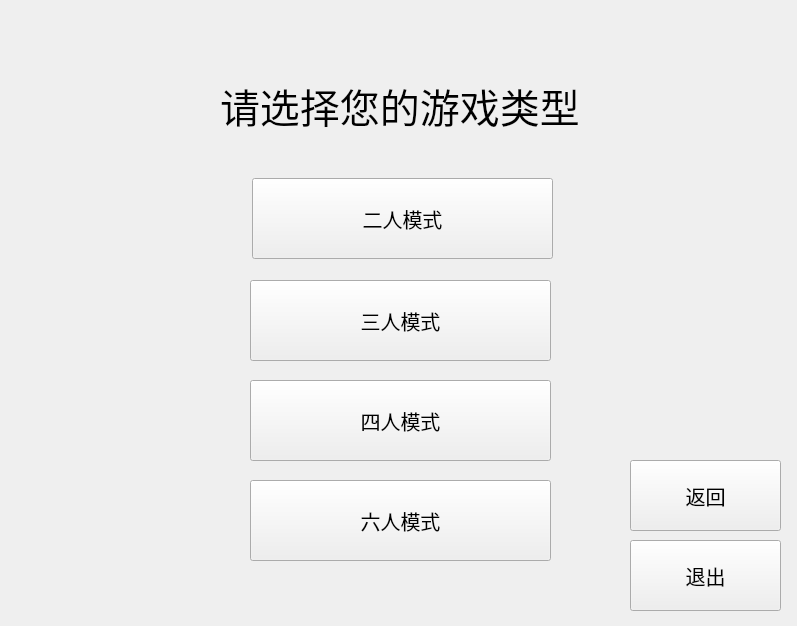
<?xml version="1.0" encoding="UTF-8"?>
<ui version="4.0">
 <class>four</class>
 <widget class="QWidget" name="four">
  <property name="geometry">
   <rect>
    <x>0</x>
    <y>0</y>
    <width>797</width>
    <height>626</height>
   </rect>
  </property>
  <property name="windowTitle">
   <string>Form</string>
  </property>
  <widget class="QLabel" name="label">
   <property name="geometry">
    <rect>
     <x>220</x>
     <y>40</y>
     <width>571</width>
     <height>131</height>
    </rect>
   </property>
   <property name="font">
    <font>
     <pointsize>30</pointsize>
    </font>
   </property>
   <property name="text">
    <string>请选择您的游戏类型</string>
   </property>
  </widget>
  <widget class="QPushButton" name="pushButton">
   <property name="geometry">
    <rect>
     <x>252</x>
     <y>178</y>
     <width>301</width>
     <height>81</height>
    </rect>
   </property>
   <property name="font">
    <font>
     <pointsize>15</pointsize>
    </font>
   </property>
   <property name="text">
    <string>二人模式</string>
   </property>
  </widget>
  <widget class="QPushButton" name="pushButton_2">
   <property name="geometry">
    <rect>
     <x>250</x>
     <y>280</y>
     <width>301</width>
     <height>81</height>
    </rect>
   </property>
   <property name="font">
    <font>
     <pointsize>15</pointsize>
    </font>
   </property>
   <property name="text">
    <string>三人模式</string>
   </property>
  </widget>
  <widget class="QPushButton" name="pushButton_3">
   <property name="geometry">
    <rect>
     <x>250</x>
     <y>380</y>
     <width>301</width>
     <height>81</height>
    </rect>
   </property>
   <property name="font">
    <font>
     <pointsize>15</pointsize>
    </font>
   </property>
   <property name="text">
    <string>四人模式</string>
   </property>
  </widget>
  <widget class="QPushButton" name="pushButton_4">
   <property name="geometry">
    <rect>
     <x>250</x>
     <y>480</y>
     <width>301</width>
     <height>81</height>
    </rect>
   </property>
   <property name="font">
    <font>
     <pointsize>15</pointsize>
    </font>
   </property>
   <property name="text">
    <string>六人模式</string>
   </property>
  </widget>
  <widget class="QPushButton" name="pushButton_5">
   <property name="geometry">
    <rect>
     <x>630</x>
     <y>460</y>
     <width>151</width>
     <height>71</height>
    </rect>
   </property>
   <property name="font">
    <font>
     <pointsize>15</pointsize>
    </font>
   </property>
   <property name="text">
    <string>返回</string>
   </property>
  </widget>
  <widget class="QPushButton" name="pushButton_6">
   <property name="geometry">
    <rect>
     <x>630</x>
     <y>540</y>
     <width>151</width>
     <height>71</height>
    </rect>
   </property>
   <property name="font">
    <font>
     <pointsize>15</pointsize>
    </font>
   </property>
   <property name="text">
    <string>退出</string>
   </property>
  </widget>
 </widget>
 <resources/>
 <connections/>
</ui>
